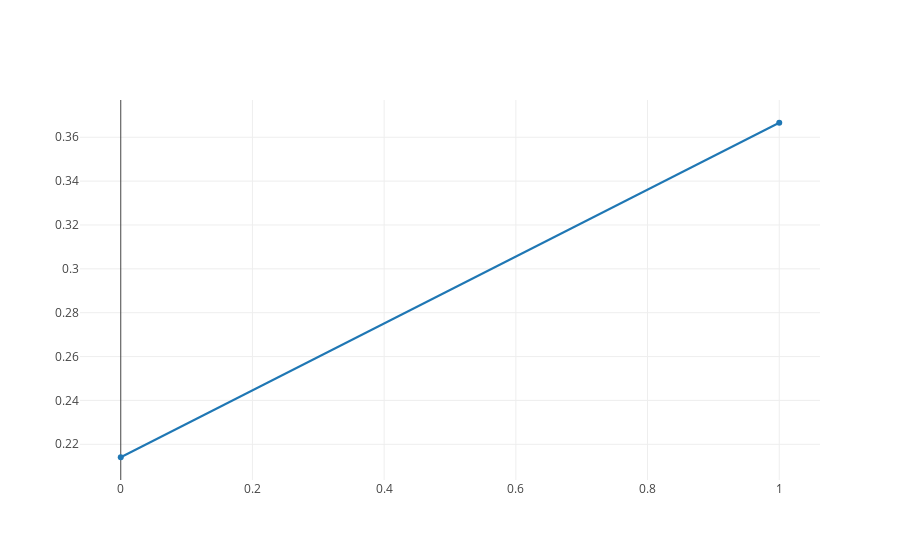

Here is the notebook cell this chart was saved with:
### Markdown cell above
## August 13, 2017

### Code cell
# Straight Line Demo + Custom Hover Text

N = 2
random_x = np.linspace(0, 1, N)
random_y = np.random.randn(N)

# Create a trace
trace = go.Scatter(
    x = random_x,
    y = random_y,
    text = ["Profile A"],
    mode = 'lines+markers',
    name = 'lines+markers'
    
)

data = [trace]

iplot(data, filename='basic-line')

### Figure 1 — Plotly figure (JSON) as saved in the notebook; plotly's stock layout.template omitted (floating-point values rounded to 4 significant figures)
{"data": [{"mode": "lines+markers", "name": "lines+markers", "text": ["Profile A"], "type": "scatter", "x": [0, 1], "y": [0.2141, 0.3666]}], "layout": {}}
